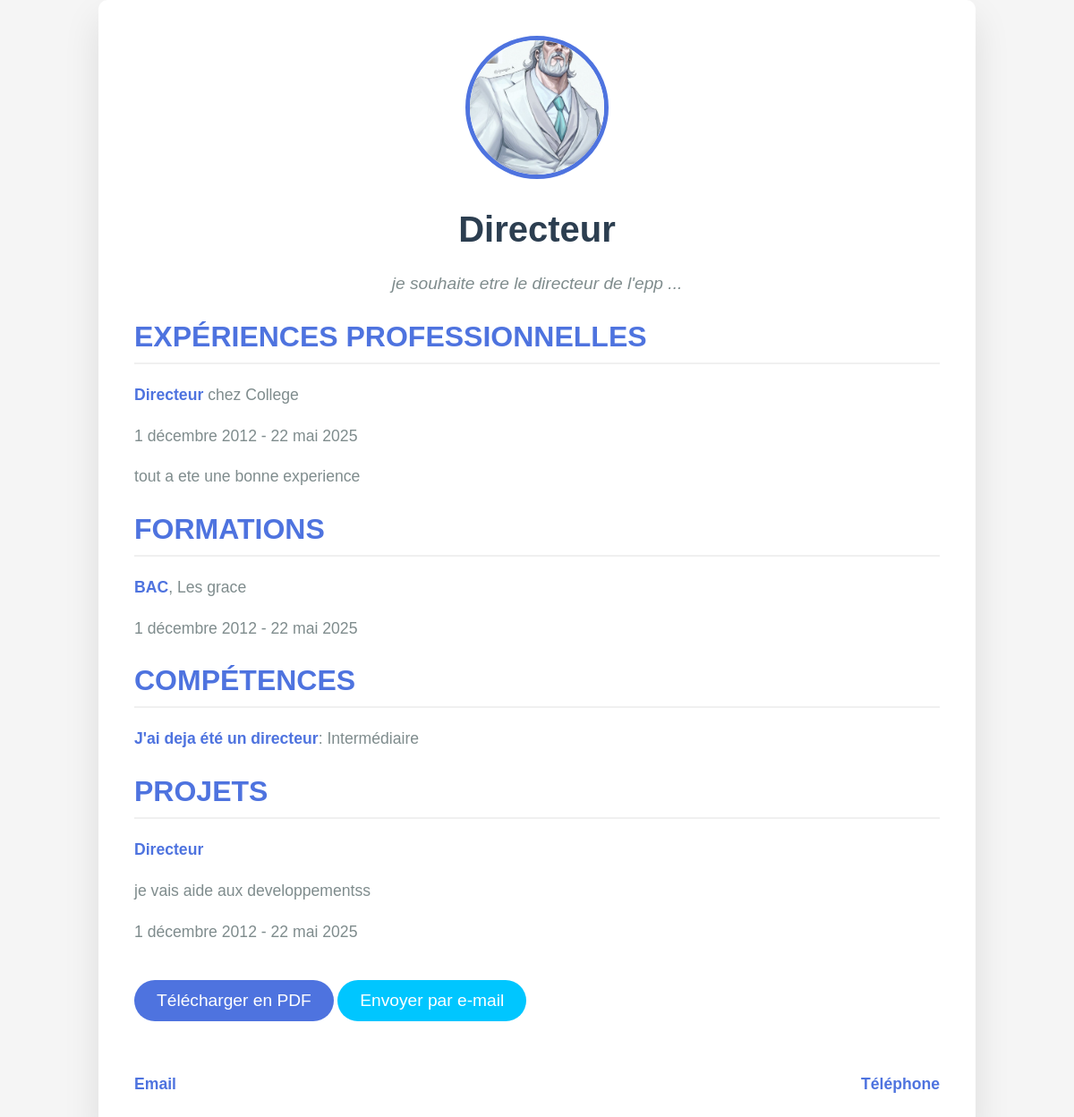
Page /cv/3/ on the committed database.
### trombinoscope/models.py (models this page shows, shortened)
class Etudiant(models.Model):
    user = models.OneToOneField(User, on_delete=models.CASCADE)
    nom = models.CharField(max_length=100)
    prenom = models.CharField(max_length=100)
    email = models.EmailField()
    tel = models.CharField(max_length=15)
    adresse = models.TextField()
    photo = models.ImageField(upload_to='photos/')

class CV(models.Model):
    titre = models.CharField(max_length=200)
    description = models.TextField()
    etudiant = models.ForeignKey(Etudiant, related_name="cvs", on_delete=models.CASCADE)
    design = models.ForeignKey(CVDesign, on_delete=models.SET_NULL, null=True, blank=True)

class Experience(models.Model):
    poste = models.CharField(max_length=100)
    entreprise = models.CharField(max_length=100)
    date_debut = models.DateField()
    date_fin = models.DateField(null=True, blank=True)
    description = models.TextField()
    cv = models.ForeignKey(CV, related_name="experiences", on_delete=models.CASCADE)

class Formation(models.Model):
    diplome = models.CharField(max_length=100)
    etablissement = models.CharField(max_length=100)
    date_debut = models.DateField()
    date_fin = models.DateField(null=True, blank=True)
    cv = models.ForeignKey(CV, related_name="formations", on_delete=models.CASCADE)

class Competence(models.Model):
    libelle = models.CharField(max_length=100)
    niveau = models.CharField(max_length=50, choices=NIVEAU_CHOICES)
    cv = models.ForeignKey(CV, related_name="competences", on_delete=models.CASCADE)

class Projet(models.Model):
    titre = models.CharField(max_length=100)
    description = models.TextField()
    date_debut = models.DateField()
    date_fin = models.DateField(null=True, blank=True)
    cv = models.ForeignKey(CV, related_name="projets", on_delete=models.CASCADE)

### trombinoscope/views.py (the view)
# urls.py: path('cv/<int:cv_id>/', views.afficher_cv, name='afficher_cv'),
def afficher_cv(request, cv_id):
    cv = get_object_or_404(CV, id=cv_id)
    etudiant = cv.etudiant
    context = {
        'cv': cv,
        'etudiant': etudiant
    }
    return render(request, 'afficher_cv.html', context)

### trombinoscope/templates/afficher_cv.html (shortened to what this page needs)
<!DOCTYPE html>
<html lang="fr">
<head>
</head>
<body>
    <div class="container">
        <div class="cv-header">
            <img src="{{ etudiant.photo.url }}" alt="{{ etudiant.nom }} {{ etudiant.prenom }}">
            <h1>{{ cv.titre }}</h1>
            <p>{{ cv.description }}</p>
        </div>
        <div class="cv-section">
            <h2>Expériences professionnelles</h2>
            {% for experience in cv.experiences.all %}
            <div class="cv-item">
                <p><strong>{{ experience.poste }}</strong> chez {{ experience.entreprise }}</p>
                <p>{{ experience.date_debut }} - {% if experience.date_fin %}{{ experience.date_fin }}{% else %}actuellement{% endif %}</p>
                <p>{{ experience.description }}</p>
            </div>
            {% empty %}
                <p>Aucune expérience professionnelle.</p>
            {% endfor %}
        </div>
        <div class="cv-section">
            <h2>Formations</h2>
            {% for formation in cv.formations.all %}
            <div class="cv-item">
                <p><strong>{{ formation.diplome }}</strong>, {{ formation.etablissement }}</p>
                <p>{{ formation.date_debut }} - {% if formation.date_fin %}{{ formation.date_fin }}{% else %}actuellement{% endif %}</p>
            </div>
            {% empty %}
                <p>Aucune formation.</p>
            {% endfor %}
        </div>
        <div class="cv-section">
            <h2>Compétences</h2>
            {% for competence in cv.competences.all %}
            <div class="cv-item">
                <p><strong>{{ competence.libelle }}</strong>: {{ competence.niveau }}</p>
            </div>
            {% empty %}
                <p>Aucune compétence indiquée.</p>
            {% endfor %}
        </div>
        <div class="cv-section">
            <h2>Projets</h2>
            {% for projet in cv.projets.all %}
            <div class="cv-item">
                <p><strong>{{ projet.titre }}</strong></p>
                <p>{{ projet.description }}</p>
                <p>{{ projet.date_debut }} - {% if projet.date_fin %}{{ projet.date_fin }}{% else %}actuellement{% endif %}</p>
            </div>
            {% empty %}
                <p>Aucun projet.</p>
            {% endfor %}
        </div>
        <div class="cv-actions">
            <a href="{% url 'telecharger_cv' cv.id %}" target="_blank">
                <button>Télécharger en PDF</button>
            </a>
            <a href="{% url 'envoyer_cv' cv.id %}">
                <button class="btn-blue">Envoyer par e-mail</button>
            </a>
        </div>
        <div class="contact">
            <a href="mailto:{{ etudiant.email }}">Email</a>
            <a href="tel:+33{{ etudiant.telephone }}">Téléphone</a>
        </div>
    </div>
</body>
</html>

### trombinoscope/templates/afficher_cv.html (style rules this page uses)
body { font-family: 'Arial', sans-serif; background-color: #f5f5f5; margin: 0; padding: 0; color: #333; box-sizing: border-box; }
.container { max-width: 900px; margin: 0 auto; padding: 40px; background-color: #ffffff; border-radius: 10px; box-shadow: 0 20px 40px rgba(0, 0, 0, 0.1); page-break-before: always; }
.cv-header { text-align: center; margin-bottom: 30px; }
.cv-header img { width: 150px; height: 150px; object-fit: cover; border-radius: 50%; border: 5px solid #4e73df; margin-bottom: 20px; }
.cv-header h1 { font-size: 2.5em; color: #2c3e50; font-weight: 700; margin-top: 10px; }
.cv-header p { font-size: 1.2em; color: #7f8c8d; font-style: italic; }
.cv-section h2 { font-size: 2em; color: #4e73df; text-transform: uppercase; font-weight: 600; margin-bottom: 20px; padding-bottom: 10px; border-bottom: 2px solid #f0f0f0; }
.cv-item { margin-bottom: 20px; font-size: 1.1em; line-height: 1.6; color: #555; transition: transform 0.3s ease, box-shadow 0.3s ease; }
.cv-item strong { color: #4e73df; font-weight: 600; }
.cv-item p { margin-top: 5px; font-size: 1em; color: #7f8c8d; }
button { background-color: #4e73df; color: white; border: none; padding: 12px 25px; font-size: 1.2em; border-radius: 30px; cursor: pointer; margin: 20px 0; transition: background-color 0.3s ease, transform 0.3s ease; }
.btn-blue { background-color: #00c6ff; }
a { text-decoration: none; color: #4e73df; font-weight: bold; }
.contact { display: flex; justify-content: space-between; margin-top: 40px; }
.contact a { color: #4e73df; font-size: 1.1em; text-decoration: none; }

### rows in the picture
Etudiant: photo (picture)
CV: titre "Directeur", description "je souhaite etre le directeur de l'epp ..."
Experience: poste "Directeur", entreprise "College", date_debut "1 décembre 2012", date_fin "22 mai 2025", description "tout a ete une bonne experience"
Formation: diplome "BAC", etablissement "Les grace", date_debut "1 décembre 2012", date_fin "22 mai 2025"
Competence: libelle "J'ai deja été un directeur", niveau "Intermédiaire"
Projet: titre "Directeur", description "je vais aide aux developpementss", date_debut "1 décembre 2012", date_fin "22 mai 2025"
